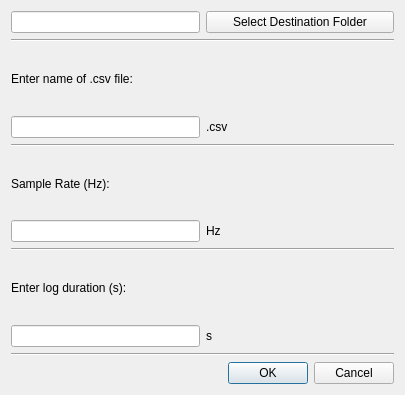
<?xml version="1.0" encoding="UTF-8"?>
<ui version="4.0">
 <class>Dialog</class>
 <widget class="QDialog" name="Dialog">
  <property name="geometry">
   <rect>
    <x>0</x>
    <y>0</y>
    <width>405</width>
    <height>395</height>
   </rect>
  </property>
  <property name="windowTitle">
   <string>Project Settings</string>
  </property>
  <layout class="QGridLayout" name="gridLayout">
   <item row="2" column="0" colspan="2">
    <widget class="Line" name="line_4">
     <property name="orientation">
      <enum>Qt::Horizontal</enum>
     </property>
    </widget>
   </item>
   <item row="4" column="1">
    <widget class="QLabel" name="label_4">
     <property name="text">
      <string>.csv</string>
     </property>
    </widget>
   </item>
   <item row="9" column="0" colspan="2">
    <widget class="Line" name="line_2">
     <property name="orientation">
      <enum>Qt::Horizontal</enum>
     </property>
    </widget>
   </item>
   <item row="6" column="0" colspan="2">
    <widget class="Line" name="line">
     <property name="orientation">
      <enum>Qt::Horizontal</enum>
     </property>
    </widget>
   </item>
   <item row="11" column="0">
    <widget class="QLineEdit" name="lineEdit_3"/>
   </item>
   <item row="8" column="1">
    <widget class="QLabel" name="label_5">
     <property name="text">
      <string>Hz</string>
     </property>
    </widget>
   </item>
   <item row="13" column="1">
    <widget class="QDialogButtonBox" name="buttonBox">
     <property name="orientation">
      <enum>Qt::Horizontal</enum>
     </property>
     <property name="standardButtons">
      <set>QDialogButtonBox::Cancel|QDialogButtonBox::Ok</set>
     </property>
    </widget>
   </item>
   <item row="7" column="0">
    <widget class="QLabel" name="label_2">
     <property name="text">
      <string>Sample Rate (Hz):</string>
     </property>
    </widget>
   </item>
   <item row="11" column="1">
    <widget class="QLabel" name="label_6">
     <property name="text">
      <string>s</string>
     </property>
    </widget>
   </item>
   <item row="4" column="0">
    <widget class="QLineEdit" name="lineEdit"/>
   </item>
   <item row="8" column="0">
    <widget class="QLineEdit" name="lineEdit_2">
     <property name="text">
      <string/>
     </property>
    </widget>
   </item>
   <item row="10" column="0">
    <widget class="QLabel" name="label_3">
     <property name="text">
      <string>Enter log duration (s):</string>
     </property>
    </widget>
   </item>
   <item row="3" column="0">
    <widget class="QLabel" name="label">
     <property name="text">
      <string>Enter name of .csv file:</string>
     </property>
    </widget>
   </item>
   <item row="12" column="0" colspan="2">
    <widget class="Line" name="line_3">
     <property name="orientation">
      <enum>Qt::Horizontal</enum>
     </property>
    </widget>
   </item>
   <item row="0" column="1">
    <widget class="QPushButton" name="pushButton">
     <property name="text">
      <string>Select Destination Folder</string>
     </property>
    </widget>
   </item>
   <item row="0" column="0">
    <widget class="QLineEdit" name="lineEdit_4"/>
   </item>
  </layout>
 </widget>
 <resources/>
 <connections>
  <connection>
   <sender>buttonBox</sender>
   <signal>accepted()</signal>
   <receiver>Dialog</receiver>
   <slot>accept()</slot>
   <hints>
    <hint type="sourcelabel">
     <x>248</x>
     <y>254</y>
    </hint>
    <hint type="destinationlabel">
     <x>157</x>
     <y>274</y>
    </hint>
   </hints>
  </connection>
  <connection>
   <sender>buttonBox</sender>
   <signal>rejected()</signal>
   <receiver>Dialog</receiver>
   <slot>reject()</slot>
   <hints>
    <hint type="sourcelabel">
     <x>316</x>
     <y>260</y>
    </hint>
    <hint type="destinationlabel">
     <x>286</x>
     <y>274</y>
    </hint>
   </hints>
  </connection>
 </connections>
</ui>
